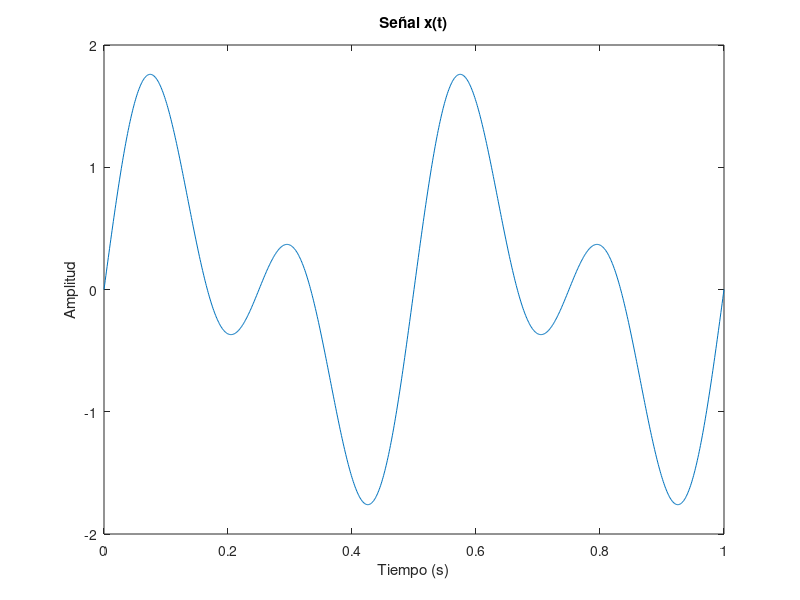
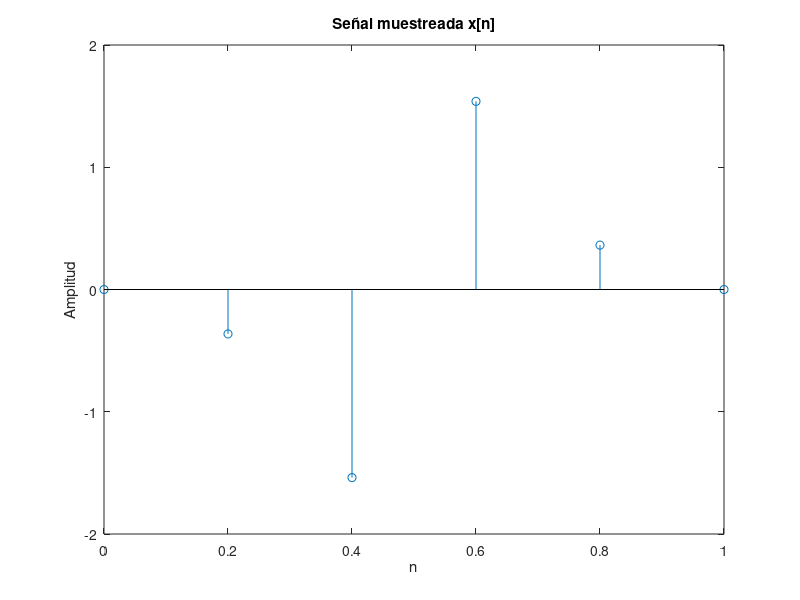
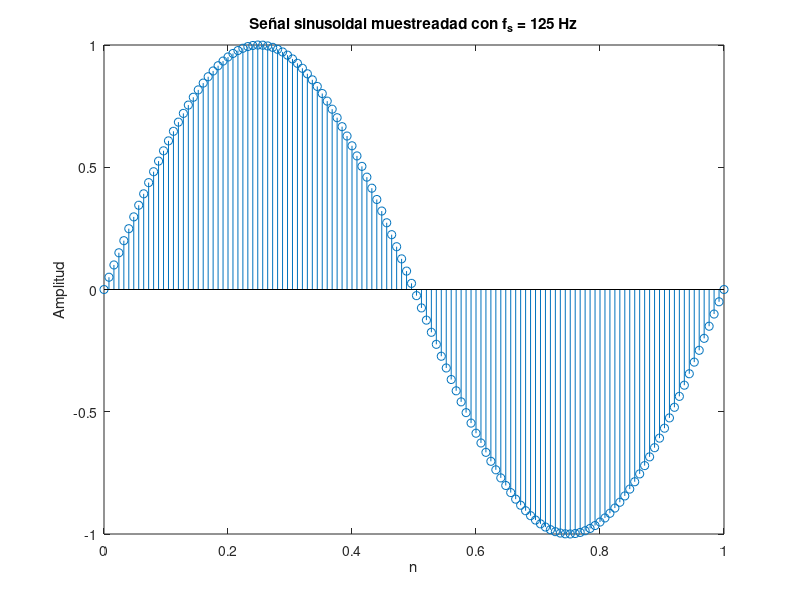
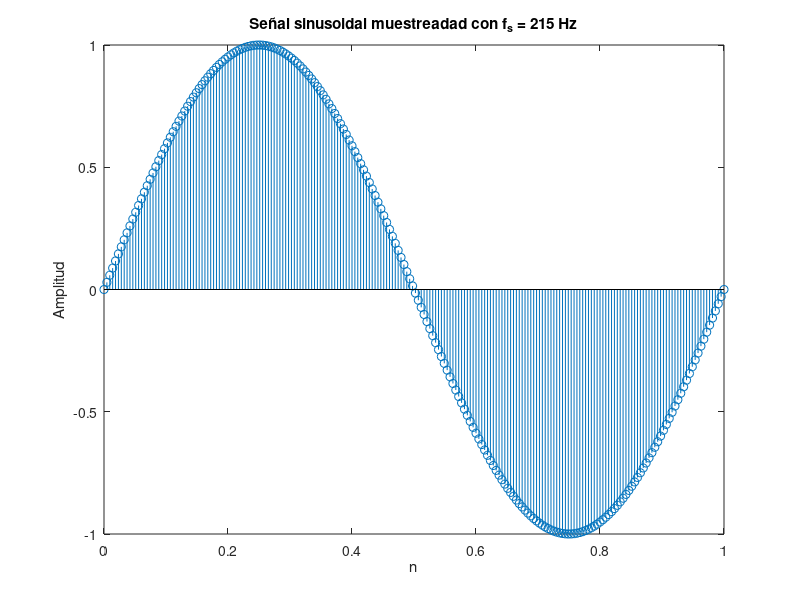

The MATLAB source for these figures, in order:
t=0:0.001:1;
x=sin(4*pi*t)+sin(8*pi*t);

figure
plot(t,x)
title('Señal x(t)');
xlabel('Tiempo (s)');
ylabel('Amplitud');

fs=input('Introduce la frecuencia de muestreo fs: ');

n=0:1/fs:1;
xm=sin(4*pi*n)+sin(8*pi*n);

figure;
stem(n,xm);
title('Señal muestreada x[n]');
xlabel('n');
ylabel('Amplitud');

frec = [125,215,305,395];
for i=1:length(frec)
n2=0:1/frec(i):1;
xm2=sin(2*pi*n2);

figure;
stem(n2,xm2);
title(['Señal sinusoidal muestreadad con f_s = ', num2str(frec(i)),' Hz']);
xlabel('n');
ylabel('Amplitud');

end
n3=0:1/200:1;
xm3=sin(2*pi*n3);
figure;
plot(t,sin(2*pi*t));
hold on;
stem(n3,xm3);
title('Señal original y muestreada con f_s = 200Hz');
xlabel('Tiempo(s)');
ylabel('Amplitud');
legend('Original','Muestreada');